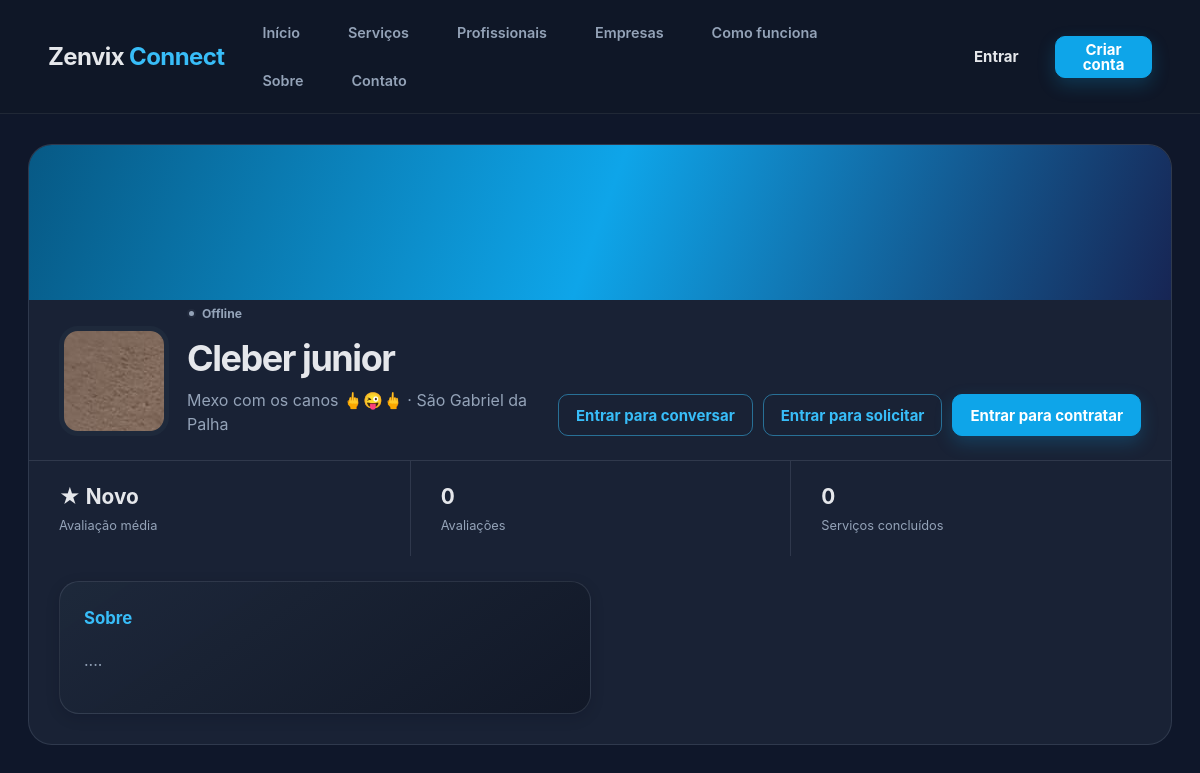
The app's page /profissional/11, older data.
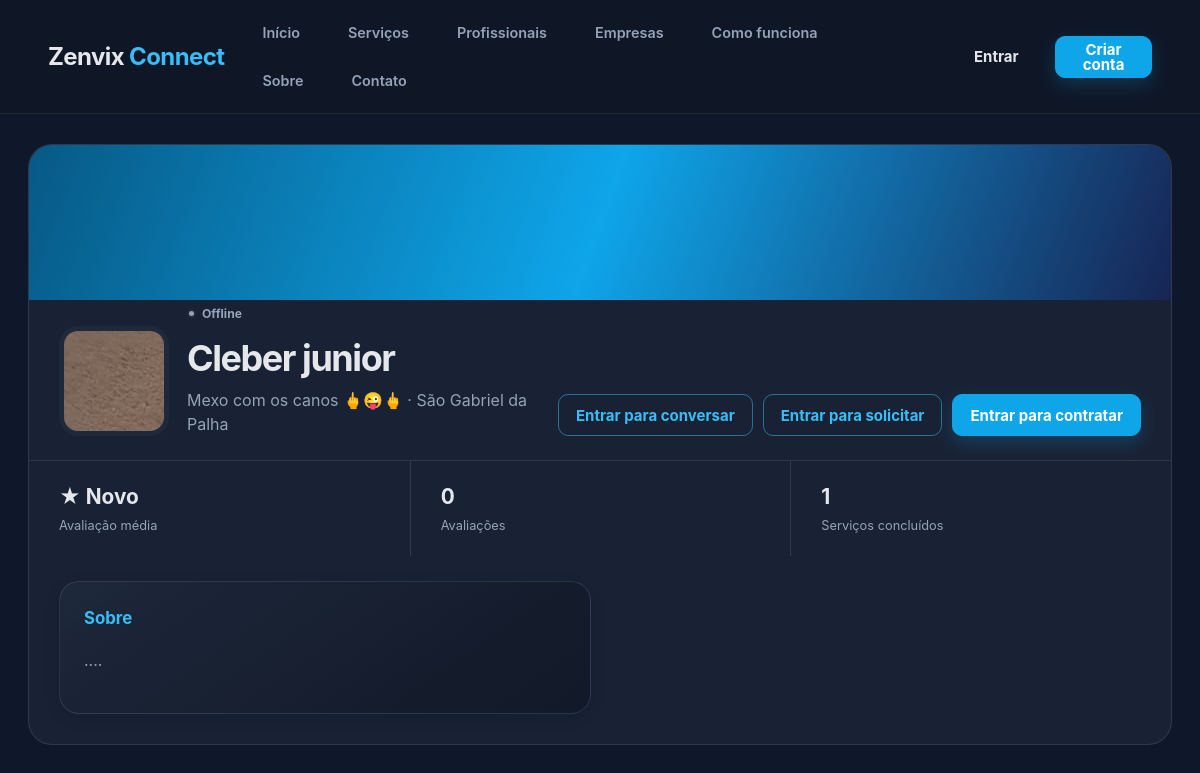
The same page, newer data.
### tables this page shows
CREATE TABLE usuarios (
            id INTEGER PRIMARY KEY AUTOINCREMENT,
            nome TEXT NOT NULL,
            email TEXT NOT NULL UNIQUE,
            senha TEXT NOT NULL,
            telefone TEXT,
            cidade TEXT,
            tipo TEXT NOT NULL
        , bio TEXT, especialidade TEXT, empresa_nome TEXT, estado TEXT, bairro TEXT, cpf TEXT, documento TEXT, foto_perfil TEXT, cnpj TEXT, documento_empresa TEXT, logo_empresa TEXT, approval_status TEXT, deletion_requested INTEGER DEFAULT 0, rejection_reason TEXT, status_online TEXT DEFAULT 'offline', TEXT, ultimo_acesso TEXT);

### app.py (the view)
@app.route("/profissional/<int:provider_id>")
def perfil_publico_profissional(provider_id):
    return render_public_provider_profile(provider_id, "profissional")

### app.py (called while the page is built, shortened)
@app.context_processor
def inject_online_users():
    return {"online_users": online_users}

def generate_csrf_token():
    if "_csrf_token" not in session:
        session["_csrf_token"] = secrets.token_urlsafe(32)
    return session["_csrf_token"]

@app.context_processor
def inject_csrf_token():
    return {"csrf_token": generate_csrf_token()}

def get_db():
    if "db" not in g:
        g.db = sqlite3.connect(DATABASE_PATH)
        g.db.row_factory = sqlite3.Row
    return g.db

def get_user_by_id(user_id):
    db = get_db()
    return db.execute("SELECT * FROM usuarios WHERE id = ?", (user_id,)).fetchone()

def is_provider_active(user):
    return bool(
        user
        and user["tipo"] in ("profissional", "empresa")
        and (user["approval_status"] or "Ativo") == "Ativo"
    )

def get_provider_rating(provider_id):
    db = get_db()
    row = db.execute(
        "SELECT AVG(nota) AS avg_rating, COUNT(*) AS total FROM avaliacoes WHERE profissional_id = ?",
        (provider_id,),
    ).fetchone()
    avg_rating = row["avg_rating"]
    return (round(avg_rating, 1), row["total"]) if avg_rating is not None else (None, row["total"])

@app.before_request
def before_request():
    get_db()

### templates/public/perfil_prestador.html (shortened to what this page needs)
{% extends "layouts/base.html" %}
{% set profile = provider or prestador or {} %}
{% block content %}
<section class="public-profile">
    <div class="public-profile-cover"></div>
    <div class="public-profile-main">
        <div class="public-profile-avatar {% if profile.foto_perfil or profile.logo_empresa %}avatar-image{% endif %}"
            {% if profile.foto_perfil or profile.logo_empresa
            %}style="background-image:url('/static/uploads/{{ profile.foto_perfil or profile.logo_empresa }}')" {% endif
            %}></div>
        <div class="public-profile-title"><span
                class="presence-label {{ 'online' if profile.id in online_users or profile.online else 'offline' }}"><i
                    class="online-dot"></i> {{
                'Online agora' if profile.id in online_users or profile.online else 'Offline' }}</span>
            <h1>{{ profile.empresa_nome or profile.nome }}</h1>
            <p>{{ profile.especialidade or ('Empresa de serviços' if profile.tipo == 'empresa' else 'Profissional') }}
                · {{ profile.cidade or 'Cidade não informada' }}</p>
        </div>{% set is_authenticated = session.get('user_id') %}{% if is_authenticated %}<div class="form-actions"
            style="justify-content: flex-start; gap: 10px; margin-top: 12px; flex-wrap: wrap;"><a
                href="{{ url_for('iniciar_conversa', partner_id=profile.id) }}"
                class="button button-secondary">Conversar</a><a href="/solicitar-servico/{{ profile.id }}"
                class="button button-secondary">Solicitar orçamento</a><a href="/solicitar-servico/{{ profile.id }}"
                class="button button-primary">Contratar agora</a></div>{%
        else %}<div class="form-actions"
            style="justify-content: flex-start; gap: 10px; margin-top: 12px; flex-wrap: wrap;"><a href="/login"
                class="button button-secondary">Entrar para conversar</a><a href="/login"
                class="button button-secondary">Entrar para solicitar</a><a href="/login"
                class="button button-primary">Entrar para contratar</a></div>{% endif %}
    </div>
    <div class="profile-stat-grid">
        <div><strong>★ {{ profile.rating if profile.rating is not none else 'Novo' }}</strong><span>Avaliação
                média</span></div>
        <div><strong>{{ profile.rating_count }}</strong><span>Avaliações</span></div>
        <div><strong>{{ profile.completed_services }}</strong><span>Serviços concluídos</span></div>
    </div>
    <div class="profile-content-grid">
        <article class="card">
            <h2>Sobre</h2>
            <p>{{ profile.bio or 'Este prestador ainda não adicionou uma descrição.' }}</p>
        </article>
    </div>
</section>
{% endblock %}

Row changes from the older to the newer data that the page shows:
changed usuarios "Cleber junior": status_online "Offline" → (not shown)
Text that changed along with them:
{{ profile.completed_services }}: "0" → "1"
text now shown: "Offline"
